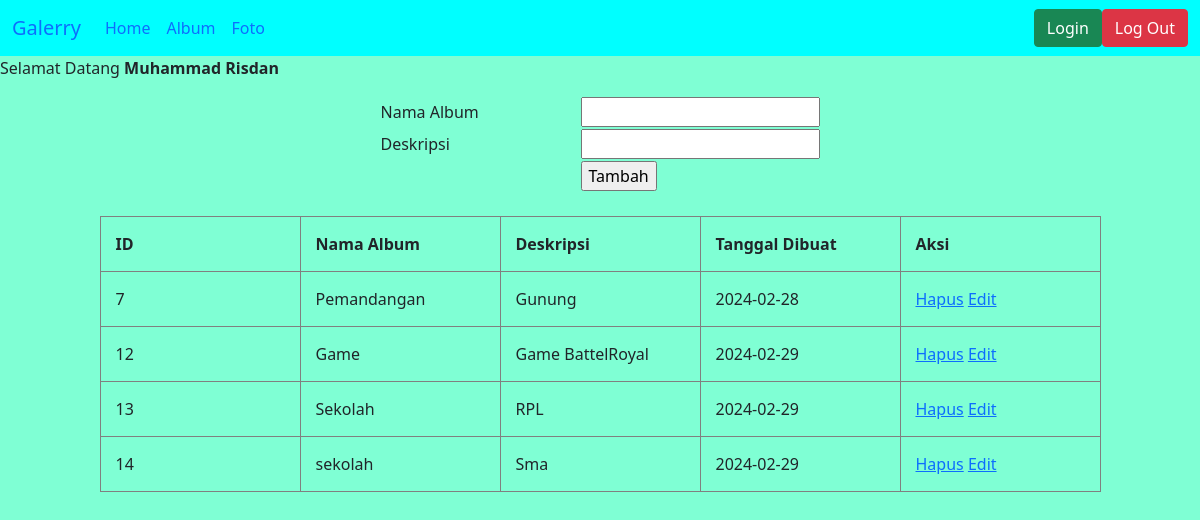
/album.php (signed in), run on the app's committed database.
### tables this page shows
CREATE TABLE `album` (
  `albumid` int(11) NOT NULL,
  `namaalbum` varchar(255) NOT NULL,
  `deskripsi` text NOT NULL,
  `tanggaldibuat` date NOT NULL,
  `userid` int(11) NOT NULL
);

### album.php (the view, shortened to what this page needs)
<!DOCTYPE html>
<html lang="en">
<head>
    <link rel="stylesheet" href="album.css">
    <link href="https://cdn.jsdelivr.net/npm/bootstrap@5.0.2/dist/css/bootstrap.min.css" rel="stylesheet">
</head>
<body>
<nav class="navbar navbar-expand-lg" style="background-color:aqua;">
  <div class="container-fluid">
    <a class="navbar-brand" href="home.php">Galerry</a>
    <div class="collapse navbar-collapse" id="navbarSupportedContent">
      <ul class="navbar-nav me-auto mb-2 mb-lg-0">
        <li class="nav-item">
          <a class="nav-link active" aria-current="page" href="home.php">Home</a>
        </li>
        <li class="nav-item">
          <a class="nav-link" href="album.php">Album</a>
        </li>
        <li class="nav-item">
          <a class="nav-link" href="foto.php">Foto</a>
        </li>
      </ul>
      <form class="d-flex">
      <a class="btn btn-success" type="submit" href="login.php">Login</a>
      <a class="btn btn-danger" type="submit" href="logout.php" >Log Out</a>
      </form>
    </div>
  </div>
</nav>
<p>Selamat Datang <b><?= $_SESSION['namalengkap'] ?></b></p>
<center>
    <form action="tambah_album.php" method="post">
    <table class="tablee">
    <tr>
        <td>Nama Album</td>
        <td><input type="text" name="namaalbum"></td>
    </tr>
    <tr>
        <td>Deskripsi</td>
        <td><input type="text" name="deskripsi"></td>
    </tr>
    <tr>
        <td></td>
        <td><input type="submit" value="Tambah"></td>
    </tr>
    </table>
    <table class="table-bordered" border="1" cellpadding="15" cellspacing="0">
        <br>
        <tr>
        <th>ID</th>
        <th>Nama Album</th>
        <th>Deskripsi</th>
        <th>Tanggal Dibuat</th>
        <th>Aksi</th>
        </tr>
        <?php
        include "koneksi.php";
        $userid=$_SESSION['userid'];
        $sql=mysqli_query($conn,"select * from album where userid='$userid'");
        while($data=mysqli_fetch_array($sql)){
            ?>
            <tr>
                <td><?=$data['albumid']?></td>
                <td><?=$data['namaalbum']?></td>
                <td><?=$data['deskripsi']?></td>
                <td><?=$data['tanggaldibuat']?></td>
                <td>
                    <a href="hapus_album.php?albumid=<?=$data['albumid']?>">Hapus</a>
                    <a href="edit_album.php?albumid=<?=$data['albumid']?>">Edit</a>
                </td>
            </tr>
        <?php
        }
        ?>
    </table>
    </form>
    </center>
</body>
</html>

### album.css (style rules this page uses)
body { font-family: 'Gill Sans', 'Gill Sans MT', Calibri, 'Trebuchet MS', sans-serif; }
td { width: 200px; height: 30px; }

### album.php (style rules this page uses)
body { background-color: aquamarine; }

### data on the page
album: albumid "7", namaalbum "Pemandangan", deskripsi "Gunung", tanggaldibuat "2024-02-28"
album: albumid "12", namaalbum "Game", deskripsi "Game BattelRoyal", tanggaldibuat "2024-02-29"
album: albumid "13", namaalbum "Sekolah", deskripsi "RPL", tanggaldibuat "2024-02-29"
album: albumid "14", namaalbum "sekolah", deskripsi "Sma", tanggaldibuat "2024-02-29"

### other printed values
$_SESSION['namalengkap'] "Muhammad Risdan"
